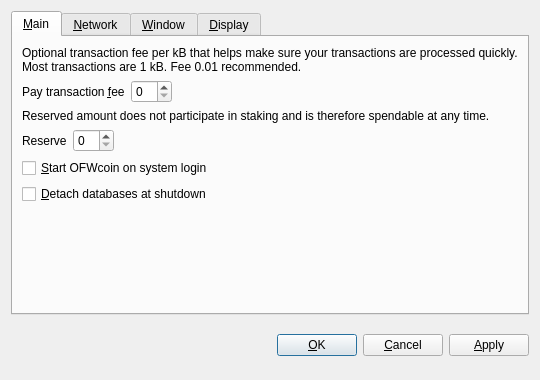
<?xml version="1.0" encoding="UTF-8"?>
<ui version="4.0">
 <class>OptionsDialog</class>
 <widget class="QDialog" name="OptionsDialog">
  <property name="geometry">
   <rect>
    <x>0</x>
    <y>0</y>
    <width>540</width>
    <height>380</height>
   </rect>
  </property>
  <property name="windowTitle">
   <string>Options</string>
  </property>
  <property name="modal">
   <bool>true</bool>
  </property>
  <layout class="QVBoxLayout" name="verticalLayout">
   <item>
    <widget class="QTabWidget" name="tabWidget">
     <property name="tabPosition">
      <enum>QTabWidget::North</enum>
     </property>
     <property name="currentIndex">
      <number>0</number>
     </property>
     <widget class="QWidget" name="tabMain">
      <attribute name="title">
       <string>&amp;Main</string>
      </attribute>
      <layout class="QVBoxLayout" name="verticalLayout_Main">
       <item>
        <widget class="QLabel" name="transactionFeeInfoLabel">
         <property name="text">
          <string>Optional transaction fee per kB that helps make sure your transactions are processed quickly. Most transactions are 1 kB. Fee 0.01 recommended.</string>
         </property>
         <property name="textFormat">
          <enum>Qt::PlainText</enum>
         </property>
         <property name="wordWrap">
          <bool>true</bool>
         </property>
        </widget>
       </item>
       <item>
        <layout class="QHBoxLayout" name="horizontalLayoutFee">
         <item>
          <widget class="QLabel" name="transactionFeeLabel">
           <property name="text">
            <string>Pay transaction &amp;fee</string>
           </property>
           <property name="textFormat">
            <enum>Qt::PlainText</enum>
           </property>
           <property name="buddy">
            <cstring>transactionFee</cstring>
           </property>
          </widget>
         </item>
         <item>
          <widget class="BitcoinAmountField" name="transactionFee"/>
         </item>
         <item>
          <spacer name="horizontalSpacerFee">
           <property name="orientation">
            <enum>Qt::Horizontal</enum>
           </property>
           <property name="sizeHint" stdset="0">
            <size>
             <width>40</width>
             <height>20</height>
            </size>
           </property>
          </spacer>
         </item>
        </layout>
       </item>
       <item>
        <widget class="QLabel" name="reserveBalanceInfoLabel">
         <property name="text">
          <string>Reserved amount does not participate in staking and is therefore spendable at any time.</string>
         </property>
         <property name="textFormat">
          <enum>Qt::PlainText</enum>
         </property>
         <property name="wordWrap">
          <bool>true</bool>
         </property>
        </widget>
       </item>
       <item>
        <layout class="QHBoxLayout" name="horizontalLayoutReserveBalance">
         <item>
          <widget class="QLabel" name="reserveBalanceLabel">
           <property name="text">
            <string>Reserve</string>
           </property>
           <property name="textFormat">
            <enum>Qt::PlainText</enum>
           </property>
           <property name="buddy">
            <cstring>reserveBalance</cstring>
           </property>
          </widget>
         </item>
         <item>
          <widget class="BitcoinAmountField" name="reserveBalance"/>
         </item>
         <item>
          <spacer name="horizontalSpacerReserveBalance">
           <property name="orientation">
            <enum>Qt::Horizontal</enum>
           </property>
           <property name="sizeHint" stdset="0">
            <size>
             <width>40</width>
             <height>20</height>
            </size>
           </property>
          </spacer>
         </item>
        </layout>
       </item>
       <item>
        <widget class="QCheckBox" name="bitcoinAtStartup">
         <property name="toolTip">
          <string>Automatically start OFWcoin after logging in to the system.</string>
         </property>
         <property name="text">
          <string>&amp;Start OFWcoin on system login</string>
         </property>
        </widget>
       </item>
       <item>
        <widget class="QCheckBox" name="detachDatabases">
         <property name="toolTip">
          <string>Detach block and address databases at shutdown. This means they can be moved to another data directory, but it slows down shutdown. The wallet is always detached.</string>
         </property>
         <property name="text">
          <string>&amp;Detach databases at shutdown</string>
         </property>
        </widget>
       </item>
       <item>
        <spacer name="verticalSpacer_Main">
         <property name="orientation">
          <enum>Qt::Vertical</enum>
         </property>
         <property name="sizeHint" stdset="0">
          <size>
           <width>20</width>
           <height>40</height>
          </size>
         </property>
        </spacer>
       </item>
      </layout>
     </widget>
     <widget class="QWidget" name="tabNetwork">
      <attribute name="title">
       <string>&amp;Network</string>
      </attribute>
      <layout class="QVBoxLayout" name="verticalLayout_Network">
       <item>
        <widget class="QCheckBox" name="mapPortUpnp">
         <property name="toolTip">
          <string>Automatically open the OFWcoin client port on the router. This only works when your router supports UPnP and it is enabled.</string>
         </property>
         <property name="text">
          <string>Map port using &amp;UPnP</string>
         </property>
        </widget>
       </item>
       <item>
        <widget class="QCheckBox" name="connectSocks">
         <property name="toolTip">
          <string>Connect to the OFWcoin network through a SOCKS proxy (e.g. when connecting through Tor).</string>
         </property>
         <property name="text">
          <string>&amp;Connect through SOCKS proxy:</string>
         </property>
        </widget>
       </item>
       <item>
        <layout class="QHBoxLayout" name="horizontalLayout_Network">
         <item>
          <widget class="QLabel" name="proxyIpLabel">
           <property name="text">
            <string>Proxy &amp;IP:</string>
           </property>
           <property name="textFormat">
            <enum>Qt::PlainText</enum>
           </property>
           <property name="buddy">
            <cstring>proxyIp</cstring>
           </property>
          </widget>
         </item>
         <item>
          <widget class="QValidatedLineEdit" name="proxyIp">
           <property name="maximumSize">
            <size>
             <width>140</width>
             <height>16777215</height>
            </size>
           </property>
           <property name="toolTip">
            <string>IP address of the proxy (e.g. 127.0.0.1)</string>
           </property>
          </widget>
         </item>
         <item>
          <widget class="QLabel" name="proxyPortLabel">
           <property name="text">
            <string>&amp;Port:</string>
           </property>
           <property name="textFormat">
            <enum>Qt::PlainText</enum>
           </property>
           <property name="buddy">
            <cstring>proxyPort</cstring>
           </property>
          </widget>
         </item>
         <item>
          <widget class="QLineEdit" name="proxyPort">
           <property name="maximumSize">
            <size>
             <width>55</width>
             <height>16777215</height>
            </size>
           </property>
           <property name="toolTip">
            <string>Port of the proxy (e.g. 9050)</string>
           </property>
          </widget>
         </item>
         <item>
          <widget class="QLabel" name="socksVersionLabel">
           <property name="text">
            <string>SOCKS &amp;Version:</string>
           </property>
           <property name="textFormat">
            <enum>Qt::PlainText</enum>
           </property>
           <property name="buddy">
            <cstring>socksVersion</cstring>
           </property>
          </widget>
         </item>
         <item>
          <widget class="QValueComboBox" name="socksVersion">
           <property name="toolTip">
            <string>SOCKS version of the proxy (e.g. 5)</string>
           </property>
          </widget>
         </item>
         <item>
          <spacer name="horizontalSpacer_Network">
           <property name="orientation">
            <enum>Qt::Horizontal</enum>
           </property>
           <property name="sizeHint" stdset="0">
            <size>
             <width>40</width>
             <height>20</height>
            </size>
           </property>
          </spacer>
         </item>
        </layout>
       </item>
       <item>
        <spacer name="verticalSpacer_Network">
         <property name="orientation">
          <enum>Qt::Vertical</enum>
         </property>
         <property name="sizeHint" stdset="0">
          <size>
           <width>20</width>
           <height>40</height>
          </size>
         </property>
        </spacer>
       </item>
      </layout>
     </widget>
     <widget class="QWidget" name="tabWindow">
      <attribute name="title">
       <string>&amp;Window</string>
      </attribute>
      <layout class="QVBoxLayout" name="verticalLayout_Window">
       <item>
        <widget class="QCheckBox" name="minimizeToTray">
         <property name="toolTip">
          <string>Show only a tray icon after minimizing the window.</string>
         </property>
         <property name="text">
          <string>&amp;Minimize to the tray instead of the taskbar</string>
         </property>
        </widget>
       </item>
       <item>
        <widget class="QCheckBox" name="minimizeOnClose">
         <property name="toolTip">
          <string>Minimize instead of exit the application when the window is closed. When this option is enabled, the application will be closed only after selecting Quit in the menu.</string>
         </property>
         <property name="text">
          <string>M&amp;inimize on close</string>
         </property>
        </widget>
       </item>
       <item>
        <spacer name="verticalSpacer_Window">
         <property name="orientation">
          <enum>Qt::Vertical</enum>
         </property>
         <property name="sizeHint" stdset="0">
          <size>
           <width>20</width>
           <height>40</height>
          </size>
         </property>
        </spacer>
       </item>
      </layout>
     </widget>
     <widget class="QWidget" name="tabDisplay">
      <attribute name="title">
       <string>&amp;Display</string>
      </attribute>
      <layout class="QVBoxLayout" name="verticalLayout_Display">
       <item>
        <layout class="QHBoxLayout" name="horizontalLayout_1_Display">
         <item>
          <widget class="QLabel" name="langLabel">
           <property name="text">
            <string>User Interface &amp;language:</string>
           </property>
           <property name="textFormat">
            <enum>Qt::PlainText</enum>
           </property>
           <property name="buddy">
            <cstring>lang</cstring>
           </property>
          </widget>
         </item>
         <item>
          <widget class="QValueComboBox" name="lang">
           <property name="toolTip">
            <string>The user interface language can be set here. This setting will take effect after restarting OFWcoin.</string>
           </property>
          </widget>
         </item>
        </layout>
       </item>
       <item>
        <layout class="QHBoxLayout" name="horizontalLayout_2_Display">
         <item>
          <widget class="QLabel" name="unitLabel">
           <property name="text">
            <string>&amp;Unit to show amounts in:</string>
           </property>
           <property name="textFormat">
            <enum>Qt::PlainText</enum>
           </property>
           <property name="buddy">
            <cstring>unit</cstring>
           </property>
          </widget>
         </item>
         <item>
          <widget class="QValueComboBox" name="unit">
           <property name="toolTip">
            <string>Choose the default subdivision unit to show in the interface and when sending coins.</string>
           </property>
          </widget>
         </item>
        </layout>
       </item>
       <item>
        <widget class="QCheckBox" name="displayAddresses">
         <property name="toolTip">
          <string>Whether to show OFWcoin addresses in the transaction list or not.</string>
         </property>
         <property name="text">
          <string>&amp;Display addresses in transaction list</string>
         </property>
        </widget>
       </item>
       <item>
        <widget class="QCheckBox" name="coinControlFeatures">
         <property name="toolTip">
          <string>Whether to show coin control features or not.</string>
         </property>
         <property name="text">
          <string>Display coin &amp;control features (experts only!)</string>
         </property>
        </widget>
       </item>
       <item>
        <spacer name="verticalSpacer_Display">
         <property name="orientation">
          <enum>Qt::Vertical</enum>
         </property>
         <property name="sizeHint" stdset="0">
          <size>
           <width>20</width>
           <height>40</height>
          </size>
         </property>
        </spacer>
       </item>
      </layout>
     </widget>
    </widget>
   </item>
   <item>
    <layout class="QHBoxLayout" name="horizontalLayout_Buttons">
     <item>
      <spacer name="horizontalSpacer_1">
       <property name="orientation">
        <enum>Qt::Horizontal</enum>
       </property>
       <property name="sizeHint" stdset="0">
        <size>
         <width>40</width>
         <height>48</height>
        </size>
       </property>
      </spacer>
     </item>
     <item>
      <widget class="QLabel" name="statusLabel">
       <property name="font">
        <font>
         <weight>75</weight>
         <bold>true</bold>
        </font>
       </property>
       <property name="text">
        <string/>
       </property>
       <property name="textFormat">
        <enum>Qt::PlainText</enum>
       </property>
       <property name="wordWrap">
        <bool>true</bool>
       </property>
      </widget>
     </item>
     <item>
      <spacer name="horizontalSpacer_2">
       <property name="orientation">
        <enum>Qt::Horizontal</enum>
       </property>
       <property name="sizeHint" stdset="0">
        <size>
         <width>40</width>
         <height>48</height>
        </size>
       </property>
      </spacer>
     </item>
     <item>
      <widget class="QPushButton" name="okButton">
       <property name="text">
        <string>&amp;OK</string>
       </property>
      </widget>
     </item>
     <item>
      <widget class="QPushButton" name="cancelButton">
       <property name="text">
        <string>&amp;Cancel</string>
       </property>
       <property name="autoDefault">
        <bool>false</bool>
       </property>
      </widget>
     </item>
     <item>
      <widget class="QPushButton" name="applyButton">
       <property name="text">
        <string>&amp;Apply</string>
       </property>
       <property name="autoDefault">
        <bool>false</bool>
       </property>
      </widget>
     </item>
    </layout>
   </item>
  </layout>
 </widget>
 <customwidgets>
  <customwidget>
   <class>BitcoinAmountField</class>
   <extends>QSpinBox</extends>
   <header>bitcoinamountfield.h</header>
  </customwidget>
  <customwidget>
   <class>QValueComboBox</class>
   <extends>QComboBox</extends>
   <header>qvaluecombobox.h</header>
  </customwidget>
  <customwidget>
   <class>QValidatedLineEdit</class>
   <extends>QLineEdit</extends>
   <header>qvalidatedlineedit.h</header>
  </customwidget>
 </customwidgets>
 <resources/>
 <connections/>
</ui>
